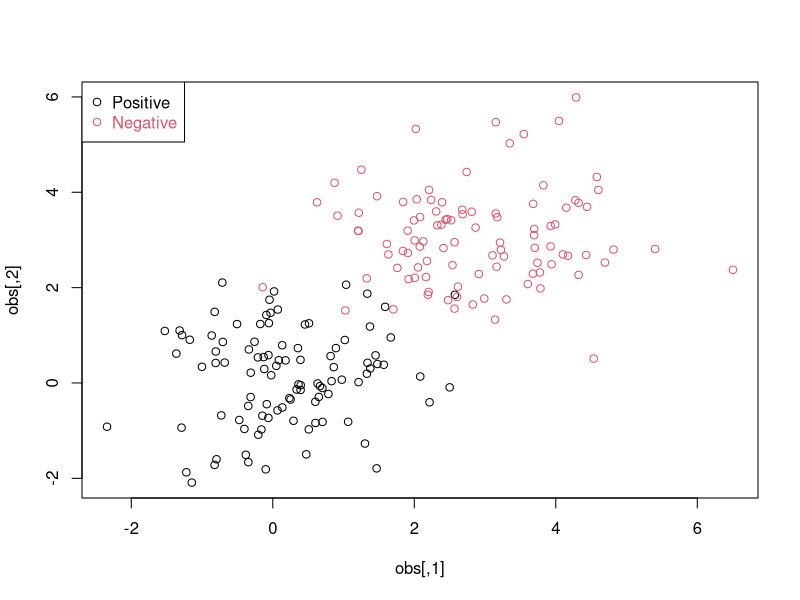
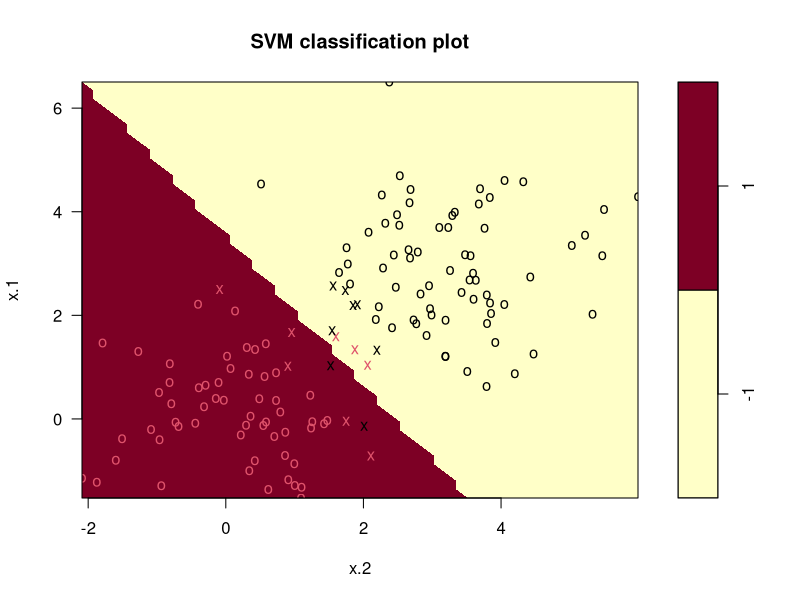

Reproduce these figures in R, in order.
# Clear enviroment
rm(list = ls())

# Generate Linearly Separable Data

# Set seed
set.seed(300)

# Observations
observations <- 100

# Features 
feaures <- 2

# Data points for each class
data_points <- observations * feaures

# Cluster means 
pos_mean <- 0
neg_mean <- 3 

postive = matrix(rnorm(data_points, mean = pos_mean), nrow = 100, ncol = 2)
negative = matrix(rnorm(data_points, mean = neg_mean), nrow = 100, ncol = 2)

labels <- c(rep(1, 100), rep(-1, 100))

obs <- rbind(postive, negative)

data <- data.frame(x = obs, y = as.factor(labels))

plot(obs, col=ifelse( labels > 0, 1, 2))
legend("topleft",c("Positive","Negative"),col=seq(2),pch=1,text.col=seq(2))

# Split data into training & test sets

set.seed(300)

train_indices <- sample(200, 200 * 0.7)

training_set <- data[train_indices, ]

test_obs <- obs[-train_indices, ]
test_labels <- labels[-train_indices]



# Part 1: Load SVM Library

#install.packages("e1071")
library(e1071)



# Part 2: Linear SVM with cost = 1

linear_fit_1 = svm(y~.,data = training_set, kernel = "linear",cost = 1)



# Part 3: Report Results

summary(linear_fit_1)

# The results shows that there are 12 spoort vetors



# Part 4: Linear SVM Plot

plot(linear_fit_1, training_set)

# The results show that there are 3 points close to the margin, 1 on the pink side, 2 on the blue



# Part 5: Predictions on Linear Model

# predictions
prediction_linear_1 = predict(linear_fit_1, newdata = test_obs)

# error calculation
mean(prediction_linear_1 != test_labels)


# Part 6: Linear Models with cost 0.01 & 0.00001


# Part 7: Find Optimal Model
